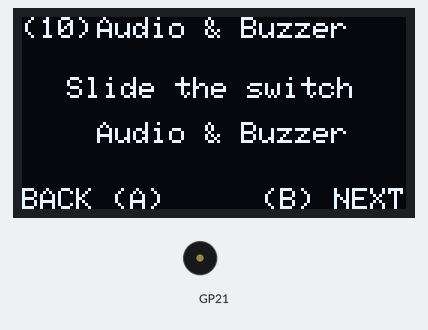
This program was run on a simulated Raspberry Pi Pico running CircuitPython. Parts: 128×64 one-colour display, buzzer (waves = sounding).

Above: at 1.71 s.
Timing chart, 0 to 130.0 s (numbered marks = the images above):
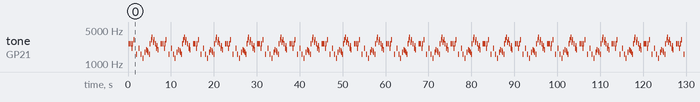

Measured:
- by itself, tone on GP21: plays 2637 Hz for 0.30 s, 2637 Hz for 0.15 s, 2093 Hz for 0.15 s, 2637 Hz for 0.15 s, 3136 Hz for 0.15 s, 1568 Hz for 0.15 s … (397 notes in this stretch)

The program:

edu_audio_buzzer.py
```python
import board
import busio
import adafruit_ssd1306
import time
import simpleio

def init_oled():
    # Define the i2c GPIOs on SCL=GP5 and SDA=GP4
    global i2c
    i2c = busio.I2C(board.GP5, board.GP4)

    # Define the OLED display using the above pins
    global oled
    oled = adafruit_ssd1306.SSD1306_I2C(128, 64, i2c)

def deinit_oled():
    #Clear the OLED display
    oled.fill(0)
    oled.show()
    print("deinit I2C")
    i2c.deinit()

def init_custom_tone(custom):
    global melody_index
    global MELODY_NOTE, MELODY_DURATION, PIEZO_AUDIO_L_PIN, AUDIO_R_PIN

    melody_index = 0

    if custom == "intro":
        MELODY_NOTE = [2637, 2637, 0, 2637, 0, 2093, 2637, 0, 3136, 0]
        MELODY_DURATION = [0.15, 0.15, 0.15, 0.15, 0.15, 0.15, 0.15, 0.15, 0.15, 0.15]
    elif custom == "next":
        MELODY_NOTE = [659, 784, 987]  # Adjust the note frequencies as needed
        MELODY_DURATION = [0.2, 0.2, 0.2]  # Adjust the durations as needed
    elif custom == "back":
        MELODY_NOTE = [987, 784, 659]  # Adjust the note frequencies as needed
        MELODY_DURATION = [0.2, 0.2, 0.2]  # Adjust the durations as needed

    #Define pin connected to piezo buzzer
    PIEZO_AUDIO_L_PIN = board.GP21
    AUDIO_R_PIN = board.GP20

    while melody_index < len(MELODY_DURATION)-1:
        run_module()

def init_module(oled):
    # Initialize audio and buzzer pins
    global melody_index
    global MELODY_NOTE, MELODY_DURATION, PIEZO_AUDIO_L_PIN, AUDIO_R_PIN

    melody_index = 0

    MELODY_NOTE = [2637, 2637, 0, 2637, 0, 2093, 2637, 0, 3136, 0, 0, 0, 1568, 0, 0, 0, 2093, 0, 0, 1568, 0, 0, 1319, 0, 0, 1760, 0,
                 1976, 0, 1865, 1760, 0, 1568, 2637, 0, 3136, 3520, 0, 2794, 3136, 0, 2637, 0, 2093, 2349, 1976, 0, 0, 0, 0, 0]
    MELODY_DURATION = [0.15, 0.15, 0.15, 0.15, 0.15, 0.15, 0.15, 0.15, 0.15, 0.15, 0.15, 0.15, 0.15, 0.15, 0.15, 0.15,
                   0.15, 0.15, 0.15, 0.15, 0.15, 0.15, 0.15, 0.15, 0.15, 0.15, 0.15, 0.15, 0.15, 0.15, 0.15, 0.15,
                   0.15, 0.15, 0.15, 0.15, 0.15, 0.15, 0.15, 0.15, 0.15, 0.15, 0.15, 0.15, 0.15, 0.15, 0.15, 0.15, 0.15, 0.15]

    #Define pin connected to piezo buzzer
    PIEZO_AUDIO_L_PIN = board.GP21
    AUDIO_R_PIN = board.GP20

    #Clear the OLED display
    oled.fill(0)

    #Write the data: ('text', x , y, pixel colour)
    #Pixel colour: 0 = false, 1 = true
    oled.text('Audio & Buzzer', 25, 0, 1)

    oled.text("Slide the switch", 15, 20, 1)
    oled.text("Audio & Buzzer", 25, 35, 1)

    oled.text('(10)', 0, 0, 1)

    oled.text('BACK (A)', 0, 57, 1)
    oled.text('(B) NEXT', 80, 57, 1)

    #Show the written data
    oled.show()

    global interval
    interval = time.monotonic()

def run_module():
    global interval
    global melody_index

    if MELODY_NOTE[melody_index] == 0:
        interval = time.monotonic() + MELODY_DURATION[melody_index]
        time.sleep(MELODY_DURATION[melody_index])
    else:
        # Play melody tones
        simpleio.tone(PIEZO_AUDIO_L_PIN, MELODY_NOTE[melody_index], duration=MELODY_DURATION[melody_index])
#         simpleio.tone(AUDIO_R_PIN, MELODY_NOTE[melody_index], duration=MELODY_DURATION[melody_index])

    if melody_index < len(MELODY_DURATION)-1:
        # Move to the next melody note
        melody_index += 1
    else:
        melody_index = 0

def deinit_module():
    pass

if __name__ == "__main__":
    try:
        init_oled()
        init_module(oled)
#         init_custom_tone('intro')
        while True:
            run_module()
    finally:
        deinit_module()
        deinit_oled()
    
```
